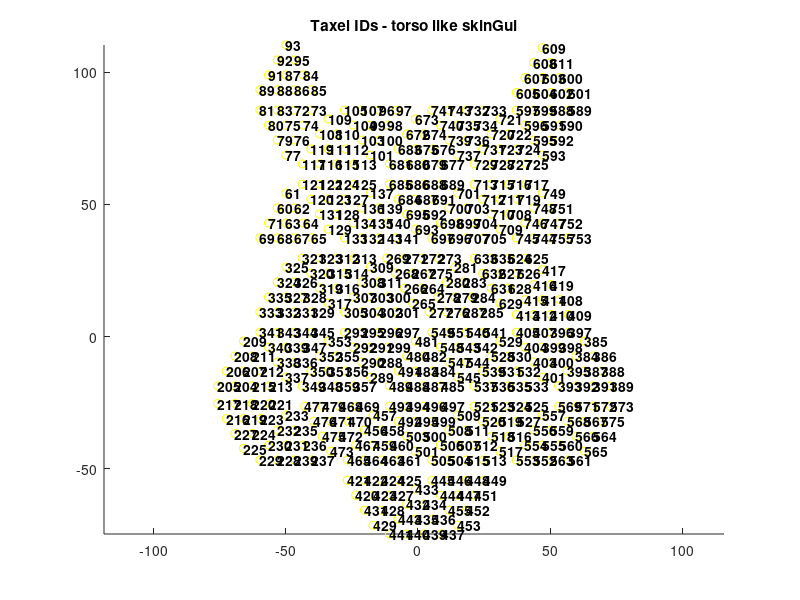
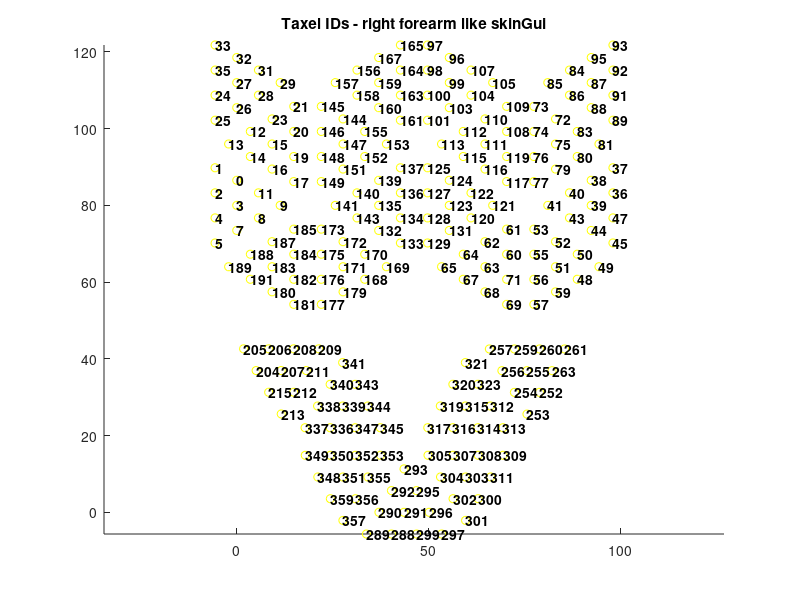
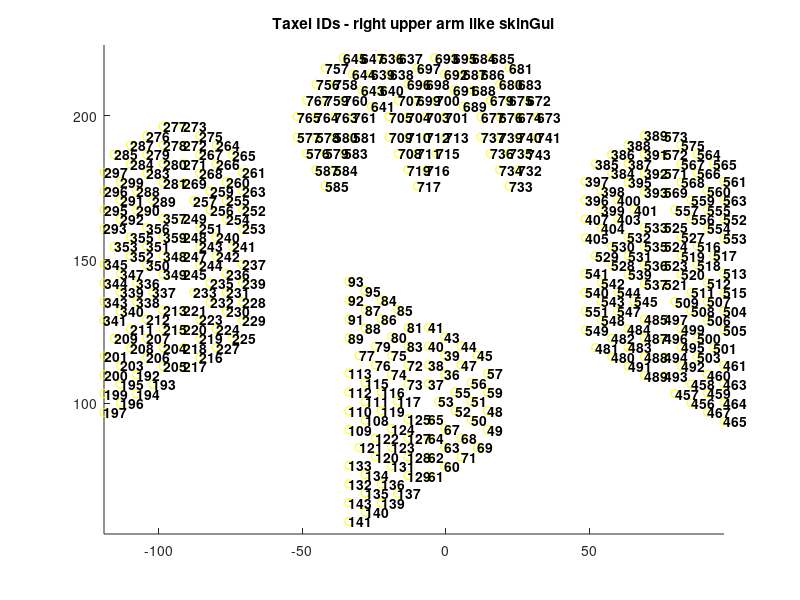
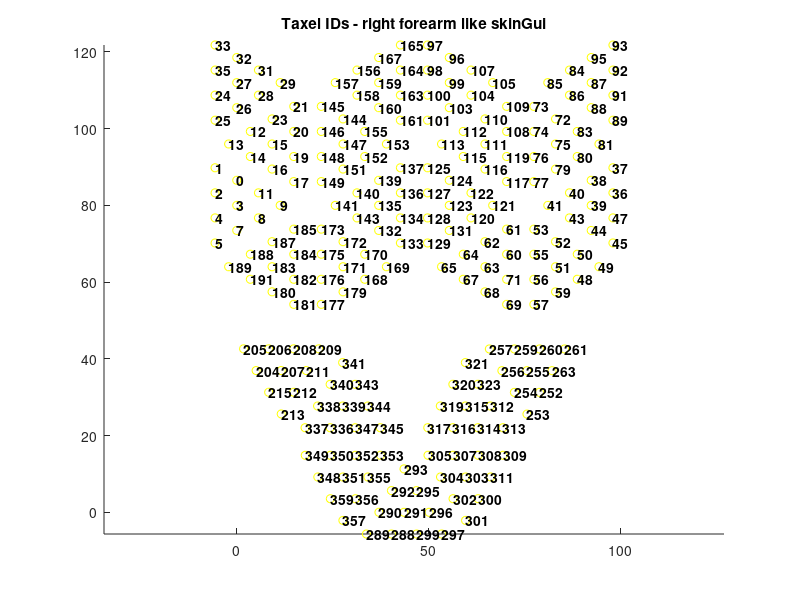

MATLAB code for these plots, in order:
% plotting is based on plotTaxelsPOSUNUTE, but copied here, so I can label
% and save figs

clc;clear;

SAVE_FIGURES = true; 

%%load data
load('./taxel_pos_zdenek/taxPosTorso.mat');
Mtorso = M;
M = [];

load('./taxel_pos_zdenek/rUpperarmTaxPos.mat');
MupperArmR = M;
M = [];

load('./taxel_pos_zdenek/rForearmTaxPos.mat');
MforearmR = rForearmTaxPos;
M = []; rForearmTaxPos = [];


%% plot 
f1 = figure(1);
clf(f1);
title('Taxel IDs - torso like skinGui');
%plotTaxelsPOSUNUTE(Mtorso,'capt');
axis equal;
hold on;
for i=1:1:size(Mtorso,2)
    if not(Mtorso(3,i)==0)
        plot(Mtorso(1,i),Mtorso(2,i),'oy');
    end
end
for i=1:1:size(Mtorso,2)
    if not(Mtorso(3,i)==0)
        text(Mtorso(1,i),Mtorso(2,i),int2str(i-1),'fontSize',10,'fontWeight','bold')
    end
end

f2 = figure(2);
clf(f2);
title('Taxel IDs - right upper arm like skinGui');
%plotTaxelsPOSUNUTE(MupperArmR,'capt');
axis equal;
hold on;
for i=1:1:size(MupperArmR,2)
    if not(MupperArmR(3,i)==0)
        plot(MupperArmR(1,i),MupperArmR(2,i),'oy');
    end
end
for i=1:1:size(MupperArmR,2)
    if not(MupperArmR(3,i)==0)
        text(MupperArmR(1,i),MupperArmR(2,i),int2str(i-1),'fontSize',10,'fontWeight','bold')
    end
end


f3 = figure(3);
clf(f3);
title('Taxel IDs - right forearm like skinGui');
%plotTaxelsPOSUNUTE(MforearmR,'capt');
axis equal;
hold on;
for i=1:1:size(MforearmR,2)
    if not(MforearmR(3,i)==0)
        plot(MforearmR(1,i),MforearmR(2,i),'oy');
    end
end
for i=1:1:size(MforearmR,2)
    if not(MforearmR(3,i)==0)
        text(MforearmR(1,i),MforearmR(2,i),int2str(i-1),'fontSize',10,'fontWeight','bold')
    end
end



%% saving

if SAVE_FIGURES
  saveas(f1,'TaxelIDs_torso_likeSkinGui.fig');
  print -f1 -djpeg 'TaxelIDs_torso_likeSkinGui.jpg';
  saveas(f2,'TaxelIDs_rightUpperArm_likeSkinGui.fig');
  print -f2 -djpeg 'TaxelIDs_rightUpperArm_likeSkinGui.jpg';
  saveas(f3,'TaxelIDs_rightForearm_likeSkinGui.fig');
  print -f3 -djpeg 'TaxelIDs_rightForearm_likeSkinGui.jpg';
end


